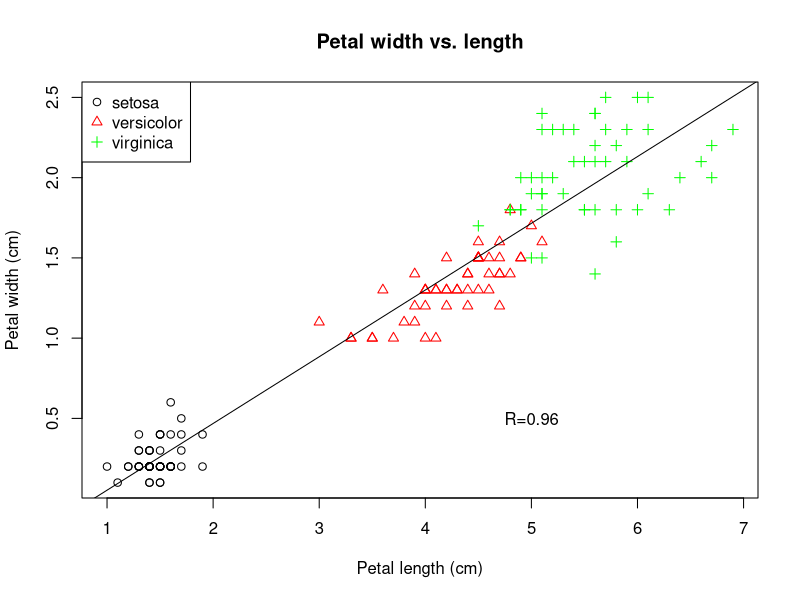

R code for this plot:
pdf(file = "Petal width vs. length.pdf", paper = "A4")

color<-c("setosa"="black", "versicolor"="red", "virginica"="green")
shape<-c("setosa"=1, "versicolor"=2, "virginica"=3)

plot(iris[3:4], col= color[iris$Species], pch= shape[iris$Species], 
     xlab= "Petal length (cm)", ylab= "Petal width (cm)", 
     main= "Petal width vs. length")

legend("topleft",legend=c("setosa","versicolor","virginica"), 
       col=c("black","red","green"), pch=1:2:3)

abline(lm(Petal.Width~Petal.Length, data=iris), col="black")

text(5,0.5, 'R=0.96', col='black')

dev.off()
